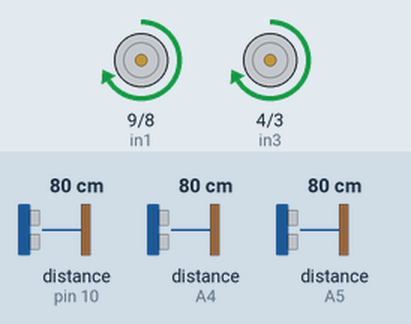
Bench run of a sketch on a simulated Arduino Uno, built with avr-gcc and run on an emulated ATmega328P. Shown: motor-driver pin pairs drawn as motors (green arrow = first pin HIGH = forward, orange = second pin HIGH = backward, longer = more drive, scaled by the enable pin). Wiring (inferred from the names in the program): 3 × ultrasonic range finder: trigger pin 11, echo pin 10 / trigger A2, echo A5 / trigger A3, echo A4. The test bench sets the inputs (shaded band); at power-on: distance to the obstacle (sensors on A4, pin 10, A5) 80 cm. The echo pulse lasts 58.3 µs per cm.

Above: at 1.2 s.
1.3 s: distance to the obstacle (sensor on A4) set to 29 cm
2.8 s: distance to the obstacle (sensor on A4) set to 24 cm
At 2.9 s:
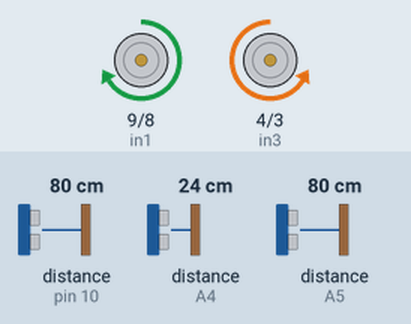
5.8 s: distance to the obstacle (sensor on A4) set to 35 cm
At 6.9 s:
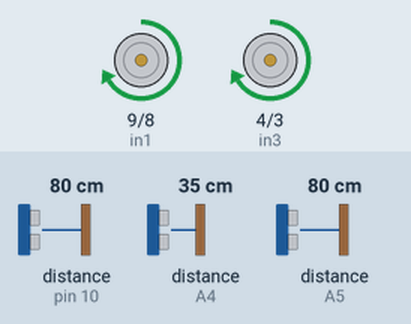
7.3 s: distance to the obstacle (sensor on pin 10) set to 15 cm
8.8 s: distance to the obstacle (sensor on pin 10) set to 12 cm
At 9.2 s:
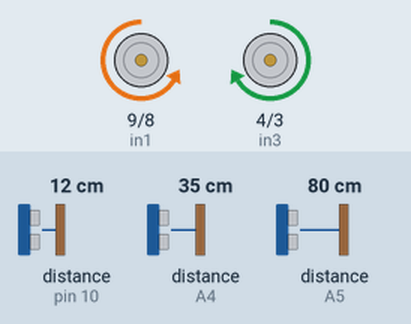
10.3 s: distance to the obstacle (sensor on pin 10) set to 18 cm
At 11.1 s:
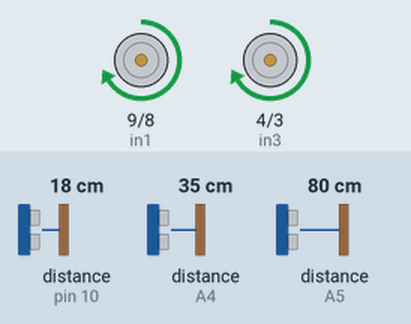
Timing chart, 0 to 12.8 s (numbered marks = the images above; inputs shaded):
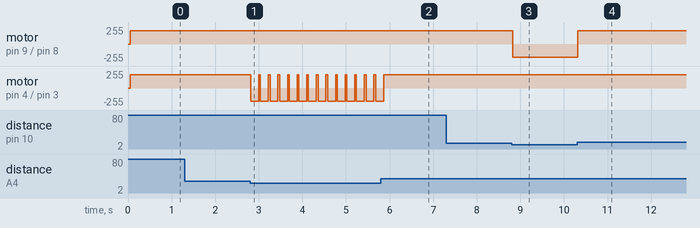

The sketch:

wall_follower.ino
```cpp
//hey bro

//SENSOR ULTRASON
const int trigPin1 = 11;

const int echoPin1 = 10;

const int trigPin2 = A3;

const int echoPin2 = A4;

const int trigPin3 = A2;

const int echoPin3 = A5;


//MOTOR DRIVER
const int in1 = 9;

const int in2 = 8;

const int in3 = 4;

const int in4 = 3;

const int enA = 5;

const int enB = 6;

//KONSTANTA UNTUK PWM DAN JARAK
#define PWM 200

#define DIS 25

void setup()

{

 pinMode(trigPin1, OUTPUT);

 pinMode(echoPin1, INPUT);


 pinMode(trigPin2, OUTPUT);

 pinMode(echoPin2, INPUT);

 pinMode(trigPin3, OUTPUT);

 pinMode(echoPin3, INPUT);


 pinMode (in1, OUTPUT);

 pinMode (in2, OUTPUT);

 pinMode (in3, OUTPUT);

 pinMode (in4, OUTPUT);

 pinMode (enA, OUTPUT);

 pinMode (enB, OUTPUT);

}

void loop()

{

 if ( FrontSensor() < DIS && RightSensor () <DIS && LeftSensor

()<DIS) // HALANGAN TERDETEKSI DI SEMUA SENSOR


 {

        turn_right ();

        delay(3000);

//then reverse

 }

 else if (FrontSensor() <DIS && RightSensor () <DIS && LeftSensor

()>DIS) // HALANGAN TERDETEKSI DI SENSOR DEPAN DAN SENSOR KANAN

 {

 turn_left ();

// turn left side

 }

 else if (FrontSensor() <DIS && RightSensor () >DIS && LeftSensor

()<DIS) // HALANGAN TERDETEKSI DI SENSOR DEPAN DAN SENSOR KIRI
    {

 turn_right ();

// METHOD DIJALANKAN UNTUK BELOK KANAN


 }

 else if (FrontSensor() <DIS && RightSensor () >DIS && LeftSensor

()>DIS) // HALANGAN TERDETEKSI DI SENSOR DEPAN SAJA

 {

 turn_right ();

//BELOK KANAN

 }

 else if (FrontSensor() >DIS && RightSensor () >DIS && LeftSensor

()<DIS) // HALANGAN TERDETEKSI DI SENSOR KIRI SAJA

 {

 turn_right ();


 delay(180);

 forward();

// BELOK KANAN, LALU MAJU
 }

 else if (FrontSensor() >DIS && RightSensor () <DIS && LeftSensor

()>DIS) //HALANGAN TERDETEKSI DI SENSOR KANAN

 {

 turn_left ();

 delay(180);

 forward();

//BELOK KIRI LALU MAJU
 }

 else

 {

 forward();

 }

}

void forward ()

{

 digitalWrite(in1, HIGH);

 digitalWrite(in2, LOW);

 digitalWrite(in3, HIGH);

 digitalWrite(in4, LOW);

 analogWrite(enA, PWM);

 analogWrite(enB, PWM);

}

void turn_left ()

{

 digitalWrite(in1, HIGH);

 digitalWrite(in2, LOW);

 digitalWrite(in3, LOW);

 digitalWrite(in4, HIGH);

 analogWrite(enA, PWM);

 analogWrite(enB, PWM);

}

void turn_right ()

{

 digitalWrite(in1, LOW);
  digitalWrite(in2, HIGH);

 digitalWrite(in3, HIGH);

 digitalWrite(in4, LOW);

 analogWrite(enA, PWM);

 analogWrite(enB, PWM);

}

void reverse ()

{

 digitalWrite(in1, LOW);

 digitalWrite(in2, HIGH);

 digitalWrite(in3, LOW);

 digitalWrite(in4, HIGH);

 analogWrite(enA, PWM);

 analogWrite(enB, PWM);

}

void stop()

{

 digitalWrite(in1, LOW);

 digitalWrite(in2, LOW);

 digitalWrite(in3, LOW);

 digitalWrite(in4, LOW);

 analogWrite(enA, LOW);

 analogWrite(enB, LOW);

}

long FrontSensor ()

{

long dur;

 digitalWrite(trigPin1, LOW);

 delayMicroseconds(5); //DELAY MEMASTIKAN SENSOR BEKERJA (TANPA INI SENSOR BISA ERROR)

 digitalWrite(trigPin1, HIGH);

 delayMicroseconds(10); // SAMA DENGAN ATAS

 digitalWrite(trigPin1, LOW);

 dur = pulseIn(echoPin1, HIGH);

 return (dur/30); //NILAI DIUBAH KE CENTIMETER

}

long RightSensor ()

{

long dur;

 digitalWrite(trigPin2, LOW);

 delayMicroseconds(5);

 digitalWrite(trigPin2, HIGH);

 delayMicroseconds(10);

 digitalWrite(trigPin2, LOW);

 dur = pulseIn(echoPin2, HIGH);

 return (dur/62);

}

long LeftSensor ()
{

long dur;

 digitalWrite(trigPin3, LOW);

 delayMicroseconds(5); // delays are required for a succesful sensor operation.

 digitalWrite(trigPin3, HIGH);

 delayMicroseconds(10); //this delay is required as well!

 digitalWrite(trigPin3, LOW);

 dur = pulseIn(echoPin3, HIGH);

 return (dur/50);// convert the distance to centimeters.

}
```

Measured:
- the behaviour switches between 27 and 26 cm on distance to the obstacle (sensor on A4) (found by bisection; images 0 and 1)
- the behaviour switches between 14 and 13 cm on distance to the obstacle (sensor on pin 10) (found by bisection; images 2 and 3)
- after the input at 1.3 s, every drawn part: stays the same
- after the input at 2.8 s, motor on pin 4 (in3) / pin 3 (in4): alternates forward 200/255 for 0.04 s and backward 200/255 for 0.18 s, starting at once
- after the input at 5.8 s, motor on pin 4 (in3) / pin 3 (in4): goes on until 5.9 s, then stays forward 200/255
- after the input at 7.3 s, every drawn part: stays the same
- after the input at 8.8 s, motor on pin 9 (in1) / pin 8 (in2): forward 200/255 → backward 200/255 at once
- after the input at 10.3 s, motor on pin 9 (in1) / pin 8 (in2): backward 200/255 → forward 200/255 at once
